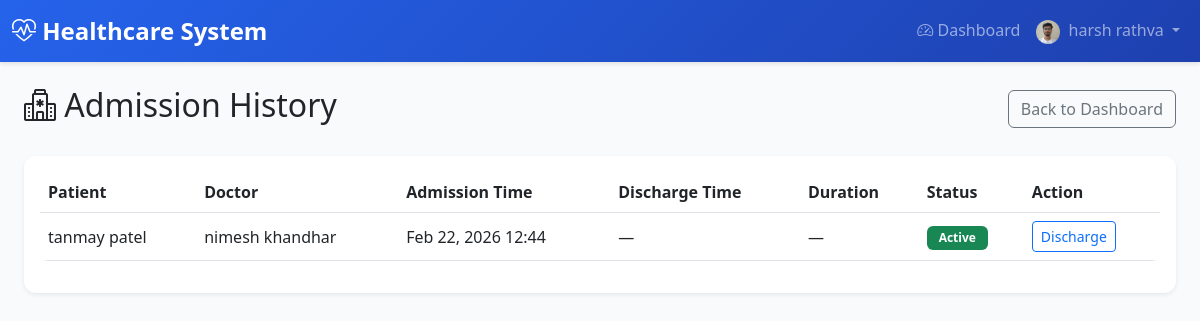
Screenshot of /hospitals/admin/admissions/ (signed in) with the database file from the repository.
### accounts/models.py (models this page shows, shortened)
class User(AbstractUser):
    email = models.EmailField(unique=True)
    ROLE_CHOICES = [
        ('ADMIN', 'Admin'),
        ('DOCTOR', 'Doctor'),
        ('PATIENT', 'Patient'),
        ('HOSPITAL', 'Hospital'),
        ('HOSPITAL_ADMIN', 'Hospital Admin'),
    ]
    role = models.CharField(max_length=20, choices=ROLE_CHOICES, default='PATIENT')
    is_approved = models.BooleanField(default=False)  # For Doctor and Hospital approval
    phone_number = models.CharField(max_length=15, blank=True)
    address = models.TextField(blank=True)
    profile_picture = models.ImageField(upload_to='user_profiles/', blank=True, null=True)
    created_at = models.DateTimeField(auto_now_add=True)
    updated_at = models.DateTimeField(auto_now=True)
    class Meta:
        db_table = 'users'
        verbose_name = 'User'
        verbose_name_plural = 'Users'

### hospitals/models.py (models this page shows, shortened)
class Admission(models.Model):
    patient = models.ForeignKey(
        settings.AUTH_USER_MODEL,
        on_delete=models.CASCADE,
        related_name='admissions',
        limit_choices_to={'role': 'PATIENT'}
    )
    hospital = models.ForeignKey(
        Hospital,
        on_delete=models.CASCADE,
        related_name='admissions'
    )
    doctor = models.ForeignKey(
        settings.AUTH_USER_MODEL,
        on_delete=models.SET_NULL,
        null=True,
        blank=True,
        related_name='admissions_attended',
        limit_choices_to={'role': 'DOCTOR'}
    )
    appointment = models.ForeignKey(
        'appointments.Appointment',
        on_delete=models.SET_NULL,
        null=True,
        blank=True,
        related_name='admissions'
    )
    admission_time = models.DateTimeField()
    expected_discharge_time = models.DateTimeField(null=True, blank=True)
    discharge_time = models.DateTimeField(null=True, blank=True)
    notes = models.TextField(blank=True)
    created_at = models.DateTimeField(auto_now_add=True)
    updated_at = models.DateTimeField(auto_now=True)
    class Meta:
        db_table = 'admissions'
        verbose_name = 'Admission'
        verbose_name_plural = 'Admissions'
        ordering = ['-admission_time']
    @property
    def is_active(self):
        if self.discharge_time is None:
            return True
        return self.discharge_time > timezone.now()
    @property
    def duration_of_stay(self):
        if not self.discharge_time:
            return None
        delta = self.discharge_time - self.admission_time
        return round(delta.total_seconds() / 3600, 1)

### hospitals/admin_views.py (the view)
# urls.py: path('admin/admissions/', admin_views.AdmissionListView.as_view(), name='admin_admissions'),
class AdmissionListView(HospitalRequiredMixin, ListView):
    template_name = 'hospitals/admin/admission_list.html'
    context_object_name = 'admissions'
    paginate_by = 15
    def get_queryset(self):
        hospital = get_hospital(self.request)
        if not hospital:
            return Admission.objects.none()
        return Admission.objects.filter(hospital=hospital).select_related('patient', 'doctor').order_by('-admission_time')

### accounts/mixins.py (called while the page is built)
    def dispatch(self, request, *args, **kwargs):
        if not request.user.is_authenticated:
            return self.handle_no_permission()
        if not request.user.is_active:
            from django.contrib.auth import logout
            logout(request)
            messages.error(request, 'Your account has been blocked. Please contact the administrator.')
            return redirect('accounts:login')
        if request.user.role not in self.allowed_roles:
            messages.error(request, "You don't have permission to access this page.")
            return redirect('accounts:dashboard_redirect')
        return super().dispatch(request, *args, **kwargs)

    def dispatch(self, request, *args, **kwargs):
        result = super().dispatch(request, *args, **kwargs)
        if request.user.is_authenticated and getattr(request.user, 'role', None) not in ('HOSPITAL', 'HOSPITAL_ADMIN'):
            messages.error(request, "You don't have permission to access this page.")
            return redirect('accounts:dashboard_redirect')
        if request.user.is_authenticated and not getattr(request.user, 'is_approved', True):
            messages.warning(request, "Your account is pending approval. Please wait for admin approval.")
            return redirect('accounts:dashboard_redirect')
        return result

### hospitals/admin_views.py (called while the page is built)
def get_hospital(request):
    if not request.user.is_authenticated:
        return None
    if request.user.role not in ('HOSPITAL', 'HOSPITAL_ADMIN'):
        return None
    return getattr(request.user, 'hospital_profile', None)

### templates/hospitals/admin/admission_list.html (shortened to what this page needs)
{% extends 'base.html' %}
{% block content %}
<div class="container-fluid">
    <div class="d-flex justify-content-between align-items-center mb-4">
        <h2><i class="bi bi-hospital"></i> Admission History</h2>
        <a href="{% url 'hospitals:admin_dashboard' %}" class="btn btn-outline-secondary">Back to Dashboard</a>
    </div>
    <div class="card shadow-sm">
        <div class="card-body">
            {% if admissions %}
            <div class="table-responsive">
                <table class="table table-hover align-middle">
                    <thead>
                        <tr>
                            <th>Patient</th>
                            <th>Doctor</th>
                            <th>Admission Time</th>
                            <th>Discharge Time</th>
                            <th>Duration</th>
                            <th>Status</th>
                            <th>Action</th>
                        </tr>
                    </thead>
                    <tbody>
                        {% for adm in admissions %}
                        <tr>
                            <td>{{ adm.patient.get_full_name|default:adm.patient.username }}</td>
                            <td>{{ adm.doctor.get_full_name|default:adm.doctor.username|default:"—" }}</td>
                            <td>{{ adm.admission_time|date:"M d, Y H:i" }}</td>
                            <td>{{ adm.discharge_time|date:"M d, Y H:i"|default:"—" }}</td>
                            <td>{% if adm.duration_of_stay %}{{ adm.duration_of_stay }} hrs{% else %}—{% endif %}</td>
                            <td>
                                {% if adm.is_active %}
                                <span class="badge bg-success">Active</span>
                                {% else %}
                                <span class="badge bg-secondary">Discharged</span>
                                {% endif %}
                            </td>
                            <td>
                                {% if adm.is_active %}
                                <button type="button" class="btn btn-sm btn-outline-primary" data-bs-toggle="modal" data-bs-target="#dischargeModal{{ adm.pk }}">Discharge</button>
                                {% endif %}
                            </td>
                        </tr>
                        {% endfor %}
                    </tbody>
                </table>
            </div>
            {% else %}
            <p class="text-muted mb-0">No admission records.</p>
            {% endif %}
        </div>
    </div>
</div>
{% endblock %}

### templates/base.html (shortened to what this page needs)
<!DOCTYPE html>
<html lang="en">
<head>
    <link href="https://cdn.jsdelivr.net/npm/bootstrap@5.3.0/dist/css/bootstrap.min.css" rel="stylesheet">
    <link rel="stylesheet" href="https://cdn.jsdelivr.net/npm/bootstrap-icons@1.11.0/font/bootstrap-icons.css">
</head>
<body>
    {% if user.is_authenticated %}
    <nav class="navbar navbar-expand-lg navbar-dark">
        <div class="container-fluid">
            <a class="navbar-brand" href="{% url 'accounts:dashboard_redirect' %}">
                <i class="bi bi-heart-pulse"></i> Healthcare System
            </a>
            <div class="collapse navbar-collapse" id="navbarNav">
                <ul class="navbar-nav ms-auto">
                    <li class="nav-item">
                        <a class="nav-link" href="{% url 'accounts:dashboard_redirect' %}">
                            <i class="bi bi-speedometer2"></i> Dashboard
                        </a>
                    </li>
                    <li class="nav-item dropdown">
                        <a class="nav-link dropdown-toggle" href="#" id="navbarDropdown" role="button" data-bs-toggle="dropdown">
                            {% if user.profile_picture %}
                            <img src="{{ user.profile_picture.url }}" alt="Profile" class="rounded-circle me-1" style="width: 24px; height: 24px; object-fit: cover;">
                            {% else %}
                            <i class="bi bi-person-circle"></i>
                            {% endif %}
                            {{ user.get_full_name|default:user.username }}
                        </a>
                    </li>
                </ul>
            </div>
        </div>
    </nav>
    {% endif %}
    <div class="container-fluid mt-4">
        {% block content %}{% endblock %}
    </div>
</body>
</html>

### templates/base.html (style rules this page uses)
:root { --primary-color: #2563eb; --secondary-color: #64748b; --success-color: #10b981; --danger-color: #ef4444; --warning-color: #f59e0b; --info-color: #3b82f6; }
body { font-family: 'Segoe UI', Tahoma, Geneva, Verdana, sans-serif; background-color: #f8fafc; }
.navbar { background: linear-gradient(135deg, var(--primary-color) 0%, #1e40af 100%); box-shadow: 0 2px 4px rgba(0,0,0,0.1); }
.navbar-brand { font-weight: 700; font-size: 1.5rem; }
.card { border: none; border-radius: 12px; box-shadow: 0 2px 8px rgba(0,0,0,0.1); transition: transform 0.2s, box-shadow 0.2s; }
.table { border-radius: 8px; overflow: hidden; }
.badge { padding: 6px 12px; border-radius: 6px; }

### rows the page displays
User: profile_picture (picture), get_full_name "harsh rathva"
Admission: patient.get_full_name "tanmay patel", doctor.get_full_name "nimesh khandhar", admission_time "Feb 22, 2026 12:44", discharge_time "—", shows "Active"
